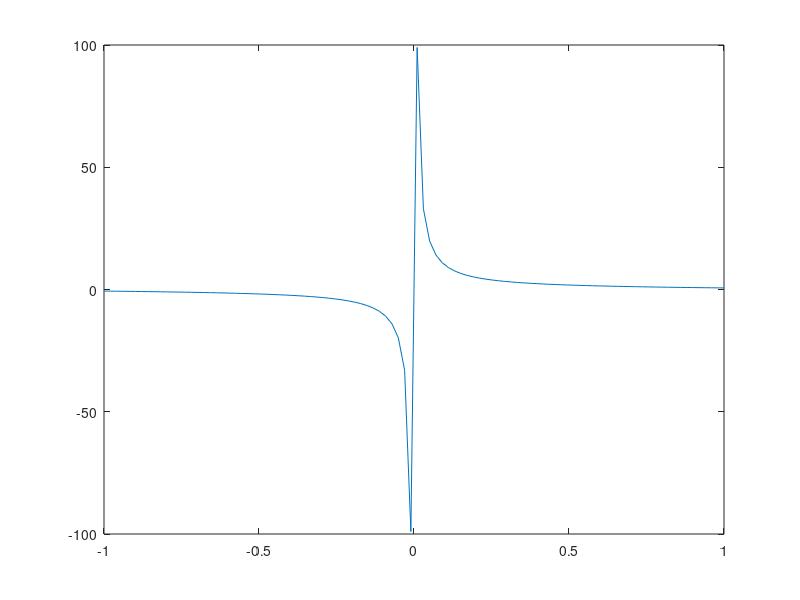

MATLAB code to generate this figure:
% Regression test function (black blox) for FreeMat v4.0
% This function is autogenerated by helpgen.
function bbtest_success = bbtest_cot
  bbtest_success = 1;
NumErrors = 0;
try
  t = linspace(-1,1);

catch
  NumErrors = NumErrors + 1;
end
try
  plot(t,cot(t))

catch
  NumErrors = NumErrors + 1;
end
try
  mprint('cotplot');

catch
  NumErrors = NumErrors + 1;
end
if (NumErrors ~= 0) bbtest_success = 0; return; end
